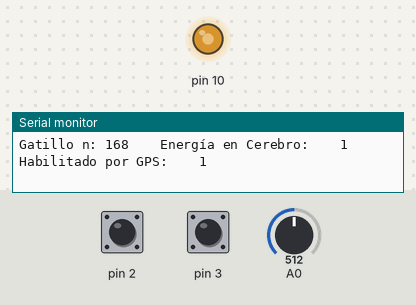
The sketch below on a simulated Arduino Uno, built with avr-gcc and run on an emulated ATmega328P. Shown: output pins drawn as LEDs (lit = HIGH), the last lines printed to the serial monitor. The test bench sets the inputs (shaded band); at power-on: A0 = 512, pin 3 HIGH, pin 2 HIGH.

Above: at 1.2 s.
1.3 s: A0 set to 306
At 2.4 s:
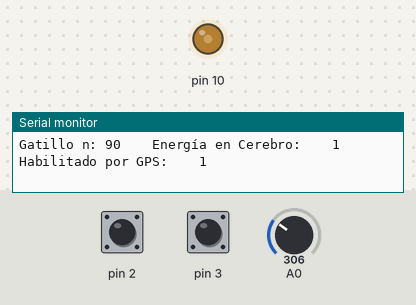
2.8 s: pin 3 pulled LOW for 0.15 s
5.5 s: pin 2 pulled LOW for 0.15 s
At 6.8 s:
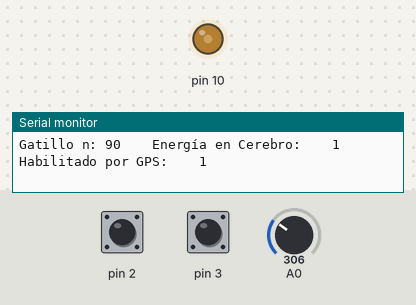
7.1 s: A0 set to 716
At 8.0 s:
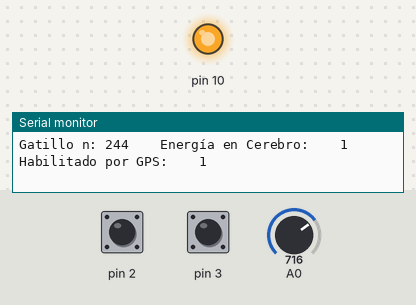
8.6 s: pin 2 pulled LOW for 1 s
At 9.4 s:
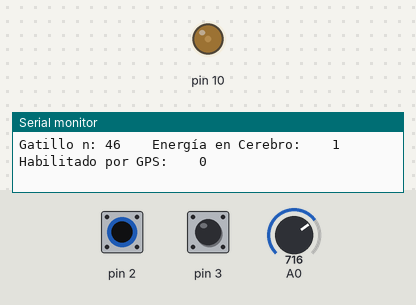
12.6 s: pin 3 pulled LOW for 1 s
Timing chart, 0 to 15.6 s (numbered marks = the images above; inputs shaded):
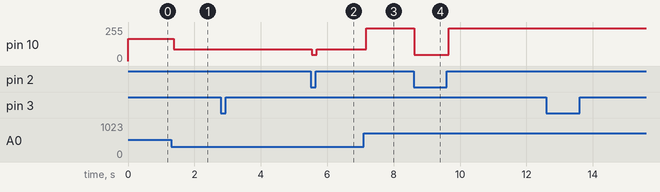

The sketch:

incrustacion.ino
```cpp
#include <LowPower.h>

int gatillo_n = 0;
boolean cerebro = 0;
boolean habil = 0;


// entre 44 y 48 debe estar el mínimo.

void setup() {
  // AO entrada gatillo
  // D10 salida PWM
  // D2 habilitador DOUT de GPS
  // D6 status energía cerebro

  pinMode(2, INPUT_PULLUP);
  pinMode(3, INPUT_PULLUP);
  pinMode(10, OUTPUT);
  Serial.begin(9600);

}

void loop() {
  // put your main code here, to run repeatedly:
  gatillo_n = analogRead(0) / 4;


  if(gatillo_n <= 48){
    gatillo_n = 48;
  }


  if(gatillo_n > 48){
    gatillo_n = 48 + ((gatillo_n - 48) * 3)/2;
  }

  if(gatillo_n > 255){
    gatillo_n = 255;
  }

  cerebro = digitalRead(3);
  habil = digitalRead(2);

  if(habil == 0){
    gatillo_n = 46;
  }

  if(cerebro == 0){
    gatillo_n = 0;
    delay(50);
    Serial.println("entrando a sleep mode");
    delay(100);
    LowPower.powerDown(SLEEP_1S, ADC_OFF, BOD_OFF);
  }


  analogWrite(10, gatillo_n);

  Serial.print("Gatillo n: ");
  Serial.print(gatillo_n);
  Serial.print("    Energía en Cerebro:    ");
  Serial.print(cerebro);
  Serial.print("    Habilitado por GPS:    ");
  Serial.println(habil);

}
```

Measured:
- after the input at 1.3 s, pin 10: 168/255 → 90/255 after 0.08 s
- after the input at 5.5 s, pin 10: 90/255 → 46/255 at once, → 90/255 0.15 s later
- after the input at 7.1 s, pin 10: 90/255 → 244/255 after 0.07 s
- after the input at 8.6 s, pin 10: 244/255 → 46/255 at once, → 244/255 1.0 s later
